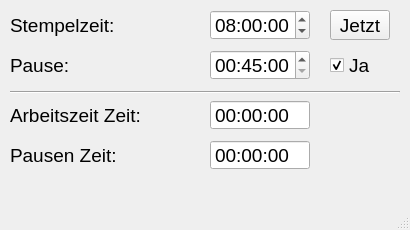
<?xml version="1.0" encoding="UTF-8"?>
<ui version="4.0">
 <class>MainWindow</class>
 <widget class="QMainWindow" name="MainWindow">
  <property name="geometry">
   <rect>
    <x>0</x>
    <y>0</y>
    <width>410</width>
    <height>230</height>
   </rect>
  </property>
  <property name="windowTitle">
   <string>MainWindow</string>
  </property>
  <widget class="QWidget" name="centralwidget">
   <widget class="QLabel" name="label">
    <property name="geometry">
     <rect>
      <x>10</x>
      <y>10</y>
      <width>150</width>
      <height>30</height>
     </rect>
    </property>
    <property name="font">
     <font>
      <pointsize>14</pointsize>
     </font>
    </property>
    <property name="text">
     <string>Stempelzeit:</string>
    </property>
   </widget>
   <widget class="QTimeEdit" name="timeEdit_ClockIn">
    <property name="geometry">
     <rect>
      <x>210</x>
      <y>10</y>
      <width>100</width>
      <height>30</height>
     </rect>
    </property>
    <property name="font">
     <font>
      <pointsize>14</pointsize>
     </font>
    </property>
    <property name="buttonSymbols">
     <enum>QAbstractSpinBox::UpDownArrows</enum>
    </property>
    <property name="showGroupSeparator" stdset="0">
     <bool>false</bool>
    </property>
    <property name="maximumTime">
     <time>
      <hour>22</hour>
      <minute>0</minute>
      <second>0</second>
     </time>
    </property>
    <property name="minimumTime">
     <time>
      <hour>5</hour>
      <minute>0</minute>
      <second>0</second>
     </time>
    </property>
    <property name="currentSection">
     <enum>QDateTimeEdit::HourSection</enum>
    </property>
    <property name="time">
     <time>
      <hour>8</hour>
      <minute>0</minute>
      <second>0</second>
     </time>
    </property>
   </widget>
   <widget class="QPushButton" name="pushButton_Now">
    <property name="geometry">
     <rect>
      <x>330</x>
      <y>10</y>
      <width>60</width>
      <height>30</height>
     </rect>
    </property>
    <property name="font">
     <font>
      <pointsize>14</pointsize>
     </font>
    </property>
    <property name="text">
     <string>Jetzt</string>
    </property>
   </widget>
   <widget class="QLabel" name="label_2">
    <property name="geometry">
     <rect>
      <x>10</x>
      <y>50</y>
      <width>150</width>
      <height>30</height>
     </rect>
    </property>
    <property name="font">
     <font>
      <pointsize>14</pointsize>
     </font>
    </property>
    <property name="text">
     <string>Pause:</string>
    </property>
   </widget>
   <widget class="QTimeEdit" name="timeEdit_BreakTime">
    <property name="geometry">
     <rect>
      <x>210</x>
      <y>50</y>
      <width>100</width>
      <height>30</height>
     </rect>
    </property>
    <property name="font">
     <font>
      <pointsize>14</pointsize>
     </font>
    </property>
    <property name="maximumTime">
     <time>
      <hour>10</hour>
      <minute>0</minute>
      <second>0</second>
     </time>
    </property>
    <property name="minimumTime">
     <time>
      <hour>0</hour>
      <minute>45</minute>
      <second>0</second>
     </time>
    </property>
    <property name="time">
     <time>
      <hour>0</hour>
      <minute>45</minute>
      <second>0</second>
     </time>
    </property>
   </widget>
   <widget class="QLabel" name="label_3">
    <property name="geometry">
     <rect>
      <x>10</x>
      <y>100</y>
      <width>150</width>
      <height>30</height>
     </rect>
    </property>
    <property name="font">
     <font>
      <pointsize>14</pointsize>
     </font>
    </property>
    <property name="text">
     <string>Arbeitszeit Zeit:</string>
    </property>
   </widget>
   <widget class="QTimeEdit" name="timeEdit_TimeWorking">
    <property name="geometry">
     <rect>
      <x>210</x>
      <y>100</y>
      <width>100</width>
      <height>30</height>
     </rect>
    </property>
    <property name="font">
     <font>
      <pointsize>14</pointsize>
     </font>
    </property>
    <property name="frame">
     <bool>true</bool>
    </property>
    <property name="readOnly">
     <bool>true</bool>
    </property>
    <property name="buttonSymbols">
     <enum>QAbstractSpinBox::NoButtons</enum>
    </property>
    <property name="displayFormat">
     <string>HH:mm:ss</string>
    </property>
    <property name="time">
     <time>
      <hour>0</hour>
      <minute>0</minute>
      <second>0</second>
     </time>
    </property>
   </widget>
   <widget class="QCheckBox" name="checkBox_Break">
    <property name="geometry">
     <rect>
      <x>330</x>
      <y>50</y>
      <width>60</width>
      <height>30</height>
     </rect>
    </property>
    <property name="font">
     <font>
      <pointsize>14</pointsize>
     </font>
    </property>
    <property name="text">
     <string>Ja</string>
    </property>
    <property name="checked">
     <bool>true</bool>
    </property>
   </widget>
   <widget class="QLabel" name="label_4">
    <property name="geometry">
     <rect>
      <x>10</x>
      <y>140</y>
      <width>150</width>
      <height>30</height>
     </rect>
    </property>
    <property name="font">
     <font>
      <pointsize>14</pointsize>
     </font>
    </property>
    <property name="text">
     <string>Pausen Zeit:</string>
    </property>
   </widget>
   <widget class="QTimeEdit" name="timeEdit_UsedTimeBreak">
    <property name="geometry">
     <rect>
      <x>210</x>
      <y>140</y>
      <width>100</width>
      <height>30</height>
     </rect>
    </property>
    <property name="font">
     <font>
      <pointsize>14</pointsize>
     </font>
    </property>
    <property name="frame">
     <bool>true</bool>
    </property>
    <property name="readOnly">
     <bool>true</bool>
    </property>
    <property name="buttonSymbols">
     <enum>QAbstractSpinBox::NoButtons</enum>
    </property>
    <property name="displayFormat">
     <string>HH:mm:ss</string>
    </property>
    <property name="time">
     <time>
      <hour>0</hour>
      <minute>0</minute>
      <second>0</second>
     </time>
    </property>
   </widget>
   <widget class="Line" name="line">
    <property name="geometry">
     <rect>
      <x>10</x>
      <y>90</y>
      <width>390</width>
      <height>5</height>
     </rect>
    </property>
    <property name="orientation">
     <enum>Qt::Horizontal</enum>
    </property>
   </widget>
  </widget>
  <widget class="QMenuBar" name="menubar">
   <property name="geometry">
    <rect>
     <x>0</x>
     <y>0</y>
     <width>410</width>
     <height>22</height>
    </rect>
   </property>
  </widget>
  <widget class="QStatusBar" name="statusbar"/>
 </widget>
 <resources/>
 <connections/>
</ui>
